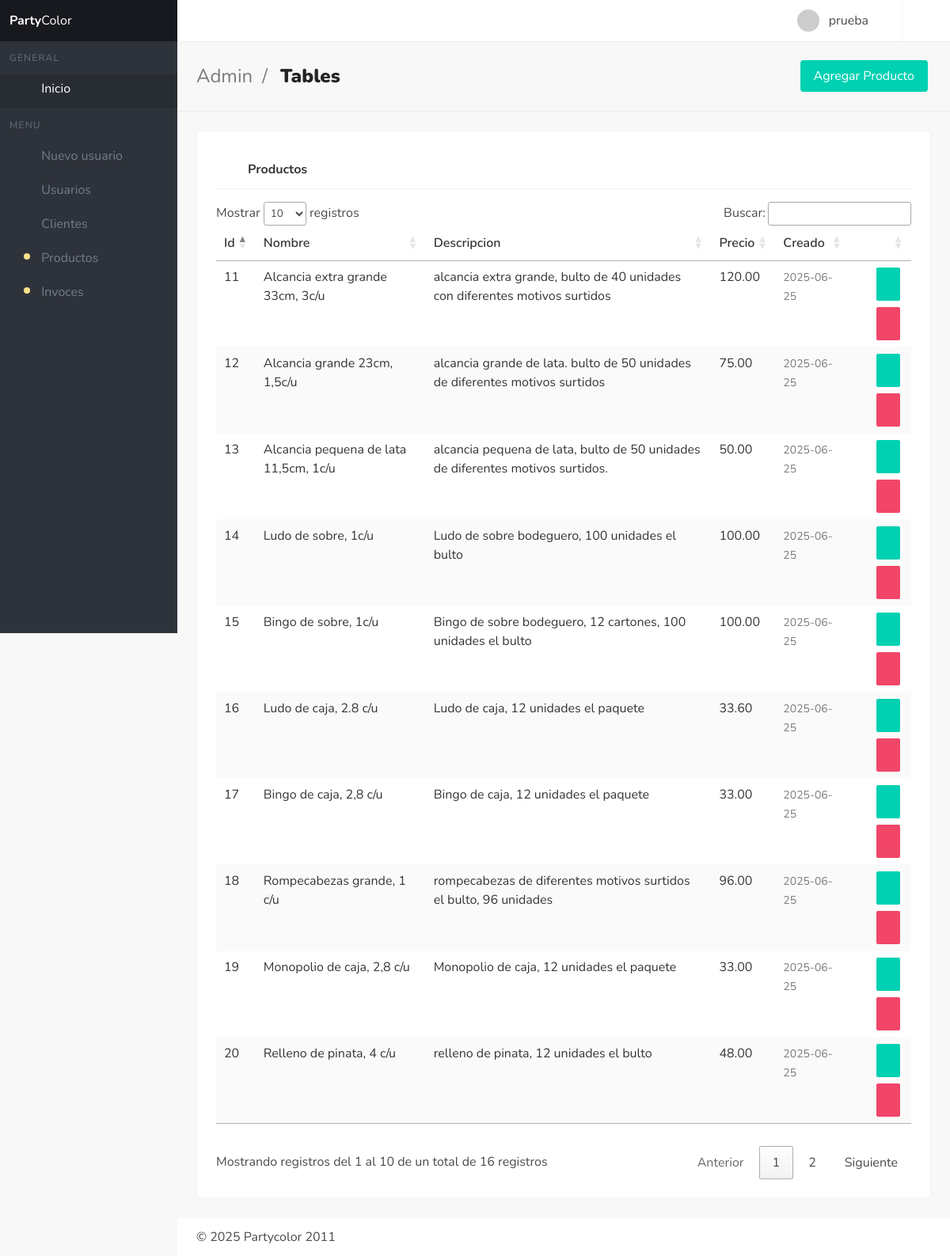
Page /interface/front-end/views/productos.php (signed in) on the committed database.
### tables this page shows
CREATE TABLE `productos` (
  `id` int(11) NOT NULL,
  `img` varchar(255) NOT NULL,
  `nombre` varchar(255) NOT NULL,
  `descripcion` varchar(255) NOT NULL,
  `precio` decimal(10,2) NOT NULL,
  `fecha_creacion` date NOT NULL DEFAULT current_timestamp()
);

### interface/back-end/funciones/traerProductos.php (called while the page is built)
<?php
$con = new conexion();
$pdo = $con->conectar();
try {
    $sql = "SELECT id, img, nombre, descripcion, precio, fecha_creacion FROM productos";
    $stmt = $pdo->prepare($sql);
    $stmt->execute();
    $productos = $stmt->fetchAll(PDO::FETCH_ASSOC);
} catch (Exception $e) {
    echo "Error: " . $e->getMessage();
} finally {
    $pdo = null;
}

### interface/front-end/views/productos.php (the view, shortened to what this page needs)
<?php
if (!isset($_SESSION['id']) || !isset($_SESSION['name']) || $_SESSION['rol'] != 1) {
  echo "<meta http-equiv='refresh' content='0; url=index.php?alert=1'>";
} else {
  require_once '../../back-end/funciones/traerProductos.php';
?>
  <!DOCTYPE html>
  <html lang="en" class="has-aside-left has-aside-mobile-transition has-navbar-fixed-top has-aside-expanded">
  <head>
    <link rel="stylesheet" href="../assets/css/vistaDeUsuarios.css">
    <link rel="stylesheet" href="../assets/css/main.min.css">
    <link rel="stylesheet" type="text/css" href="https://cdn.datatables.net/1.11.5/css/jquery.dataTables.min.css">
  </head>
  <body>
    <div id="app">
      <?php require_once '../components/nav.php' ?>
      <?php require_once '../components/aside.php' ?>
      <section class="section is-title-bar">
        <div class="level">
          <div class="level-left">
            <div class="level-item">
              <ul>
                <li>Admin</li>
                <li>Tables</li>
              </ul>
            </div>
          </div>
          <div class="level-right">
            <div class="level-item">
              <div class="buttons is-right">
                <a href="./newProduct.php" class="button is-primary">
                  <span>Agregar Producto</span>
                </a>
              </div>
            </div>
          </div>
        </div>
      </section>
      <section class="section is-main-section">
        <div class="card has-table has-mobile-sort-spaced">
          <header class="card-header">
            <p class="card-header-title">
              <span class="icon"><i class="mdi mdi-account-multiple"></i></span>
              Productos
            </p>
            <a href="#" class="card-header-icon">
              <span class="icon"><i class="mdi mdi-reload"></i></span>
            </a>
          </header>
          <div class="card-content">
            <div class="b-table has-pagination">
              <div class="table-wrapper has-mobile-cards">
                <table id="myTable" class="table is-fullwidth is-striped is-hoverable is-fullwidth">
                  <thead>
                    <tr>
                      <th>Id</th>
                      <th>Nombre</th>
                      <th>Descripcion</th>
                      <th>Precio</th>
                      <th>Creado</th>
                      <th></th>
                    </tr>
                  </thead>
                  <tbody>
                    <?php foreach ($productos as $producto) { ?>
                      <tr>
                        <td data-label="Id">
                          <?php echo $producto['id'] ?>
                        </td>
                        <td data-label="Nombre"><?php echo $producto['nombre'] ?></td>
                        <td data-label="descripcion"><?php echo $producto['descripcion'] ?></td>
                        <td data-label="precio"><?php echo $producto['precio'] ?></td>
                        <td data-label="Creado">
                          <small class="has-text-grey is-abbr-like"><?php echo $producto['fecha_creacion'] ?></small>
                        </td>
                        <td class="is-actions-cell">
                          <div class="buttons is-right">
                            <a href="updateProduct.php?id=<?php echo $producto['id'] ?>" class="button is-small is-primary" type="button">
                              <span class="icon"><i class="mdi mdi-eye"></i></span>
                            </a>
                            <button onclick="confirmDeletion(<?php echo $producto['id'] ?>)" class="button is-small is-danger jb-modal" data-target="sample-modal" type="button">
                              <span class="icon"><i class="mdi mdi-trash-can"></i></span>
                            </button>
                          </div>
                        </td>
                      </tr>
                    <?php } ?>
                  </tbody>
                </table>
              </div>
            </div>
          </div>
        </div>
      </section>
    </div>
    <?php require '../components/footer.php' ?>
    <link rel="stylesheet" href="https://cdn.materialdesignicons.com/4.9.95/css/materialdesignicons.min.css">
  </body>
  </html>
<?php
}
?>

### interface/front-end/assets/css/vistaDeUsuarios.css (style rules this page uses)
.card { padding: 3vh; }
.table-wrapper { padding-top: 2vh !important; }

### rows in the picture
productos: id "11", nombre "Alcancia extra grande 33cm, 3c/u", descripcion "alcancia extra grande, bulto de 40 unidades con diferentes motivos surtidos", precio "120.00", fecha_creacion "2025-06-25"
productos: id "12", nombre "Alcancia grande 23cm, 1,5c/u", descripcion "alcancia grande de lata. bulto de 50 unidades de diferentes motivos surtidos", precio "75.00", fecha_creacion "2025-06-25"
productos: id "13", nombre "Alcancia pequena de lata 11,5cm, 1c/u", descripcion "alcancia pequena de lata, bulto de 50 unidades de diferentes motivos surtidos.", precio "50.00", fecha_creacion "2025-06-25"
productos: id "14", nombre "Ludo de sobre, 1c/u", descripcion "Ludo de sobre bodeguero, 100 unidades el bulto", precio "100.00", fecha_creacion "2025-06-25"
productos: id "15", nombre "Bingo de sobre, 1c/u", descripcion "Bingo de sobre bodeguero, 12 cartones, 100 unidades el bulto", precio "100.00", fecha_creacion "2025-06-25"
productos: id "16", nombre "Ludo de caja, 2.8 c/u", descripcion "Ludo de caja, 12 unidades el paquete", precio "33.60", fecha_creacion "2025-06-25"
productos: id "17", nombre "Bingo de caja, 2,8 c/u", descripcion "Bingo de caja, 12 unidades el paquete", precio "33.00", fecha_creacion "2025-06-25"
productos: id "18", nombre "Rompecabezas grande, 1 c/u", descripcion "rompecabezas de diferentes motivos surtidos el bulto, 96 unidades", precio "96.00", fecha_creacion "2025-06-25"
productos: id "19", nombre "Monopolio de caja, 2,8 c/u", descripcion "Monopolio de caja, 12 unidades el paquete", precio "33.00", fecha_creacion "2025-06-25"
productos: id "20", nombre "Relleno de pinata, 4 c/u", descripcion "relleno de pinata, 12 unidades el bulto", precio "48.00", fecha_creacion "2025-06-25"

### other values in the picture
$_SESSION['name'] "prueba"
